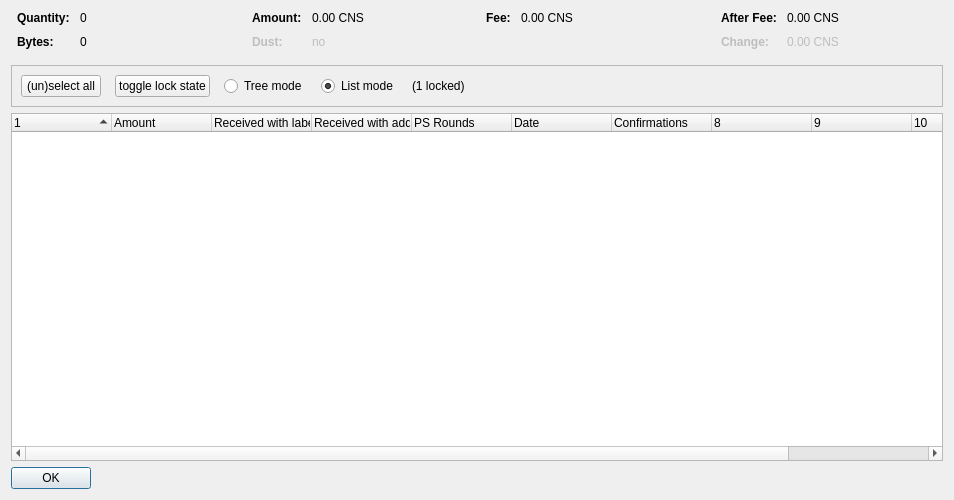
<?xml version="1.0" encoding="UTF-8"?>
<ui version="4.0">
 <class>CoinControlDialog</class>
 <widget class="QDialog" name="CoinControlDialog">
  <property name="geometry">
   <rect>
    <x>0</x>
    <y>0</y>
    <width>954</width>
    <height>500</height>
   </rect>
  </property>
  <property name="windowTitle">
   <string>Coin Selection</string>
  </property>
  <layout class="QVBoxLayout" name="verticalLayout">
   <item>
    <layout class="QHBoxLayout" name="horizontalLayoutTop" stretch="0,0,0,0">
     <property name="topMargin">
      <number>0</number>
     </property>
     <property name="bottomMargin">
      <number>10</number>
     </property>
     <item>
      <layout class="QFormLayout" name="formLayoutCoinControl1">
       <property name="horizontalSpacing">
        <number>10</number>
       </property>
       <property name="verticalSpacing">
        <number>10</number>
       </property>
       <property name="leftMargin">
        <number>6</number>
       </property>
       <property name="rightMargin">
        <number>6</number>
       </property>
       <item row="0" column="0">
        <widget class="QLabel" name="labelCoinControlQuantityText">
         <property name="font">
          <font>
           <weight>75</weight>
           <bold>true</bold>
          </font>
         </property>
         <property name="text">
          <string>Quantity:</string>
         </property>
        </widget>
       </item>
       <item row="0" column="1">
        <widget class="QLabel" name="labelCoinControlQuantity">
         <property name="cursor">
          <cursorShape>IBeamCursor</cursorShape>
         </property>
         <property name="contextMenuPolicy">
          <enum>Qt::ActionsContextMenu</enum>
         </property>
         <property name="text">
          <string notr="true">0</string>
         </property>
         <property name="textInteractionFlags">
          <set>Qt::LinksAccessibleByMouse|Qt::TextSelectableByKeyboard|Qt::TextSelectableByMouse</set>
         </property>
        </widget>
       </item>
       <item row="1" column="0">
        <widget class="QLabel" name="labelCoinControlBytesText">
         <property name="font">
          <font>
           <weight>75</weight>
           <bold>true</bold>
          </font>
         </property>
         <property name="text">
          <string>Bytes:</string>
         </property>
        </widget>
       </item>
       <item row="1" column="1">
        <widget class="QLabel" name="labelCoinControlBytes">
         <property name="cursor">
          <cursorShape>IBeamCursor</cursorShape>
         </property>
         <property name="contextMenuPolicy">
          <enum>Qt::ActionsContextMenu</enum>
         </property>
         <property name="text">
          <string notr="true">0</string>
         </property>
         <property name="textInteractionFlags">
          <set>Qt::LinksAccessibleByMouse|Qt::TextSelectableByKeyboard|Qt::TextSelectableByMouse</set>
         </property>
        </widget>
       </item>
      </layout>
     </item>
     <item>
      <layout class="QFormLayout" name="formLayoutCoinControl2">
       <property name="horizontalSpacing">
        <number>10</number>
       </property>
       <property name="verticalSpacing">
        <number>10</number>
       </property>
       <property name="leftMargin">
        <number>6</number>
       </property>
       <property name="rightMargin">
        <number>6</number>
       </property>
       <item row="0" column="0">
        <widget class="QLabel" name="labelCoinControlAmountText">
         <property name="font">
          <font>
           <weight>75</weight>
           <bold>true</bold>
          </font>
         </property>
         <property name="text">
          <string>Amount:</string>
         </property>
        </widget>
       </item>
       <item row="0" column="1">
        <widget class="QLabel" name="labelCoinControlAmount">
         <property name="cursor">
          <cursorShape>IBeamCursor</cursorShape>
         </property>
         <property name="contextMenuPolicy">
          <enum>Qt::ActionsContextMenu</enum>
         </property>
         <property name="text">
          <string notr="true">0.00 CNS</string>
         </property>
         <property name="textInteractionFlags">
          <set>Qt::LinksAccessibleByMouse|Qt::TextSelectableByKeyboard|Qt::TextSelectableByMouse</set>
         </property>
        </widget>
       </item>
       <item row="1" column="0">
        <widget class="QLabel" name="labelCoinControlLowOutputText">
         <property name="enabled">
          <bool>false</bool>
         </property>
         <property name="font">
          <font>
           <weight>75</weight>
           <bold>true</bold>
          </font>
         </property>
         <property name="text">
          <string>Dust:</string>
         </property>
        </widget>
       </item>
       <item row="1" column="1">
        <widget class="QLabel" name="labelCoinControlLowOutput">
         <property name="enabled">
          <bool>false</bool>
         </property>
         <property name="cursor">
          <cursorShape>IBeamCursor</cursorShape>
         </property>
         <property name="contextMenuPolicy">
          <enum>Qt::ActionsContextMenu</enum>
         </property>
         <property name="text">
          <string notr="true">no</string>
         </property>
         <property name="textInteractionFlags">
          <set>Qt::LinksAccessibleByMouse|Qt::TextSelectableByKeyboard|Qt::TextSelectableByMouse</set>
         </property>
        </widget>
       </item>
      </layout>
     </item>
     <item>
      <layout class="QFormLayout" name="formLayoutCoinControl3">
       <property name="horizontalSpacing">
        <number>10</number>
       </property>
       <property name="verticalSpacing">
        <number>10</number>
       </property>
       <property name="leftMargin">
        <number>6</number>
       </property>
       <property name="rightMargin">
        <number>6</number>
       </property>
       <item row="0" column="0">
        <widget class="QLabel" name="labelCoinControlFeeText">
         <property name="font">
          <font>
           <weight>75</weight>
           <bold>true</bold>
          </font>
         </property>
         <property name="text">
          <string>Fee:</string>
         </property>
        </widget>
       </item>
       <item row="0" column="1">
        <widget class="QLabel" name="labelCoinControlFee">
         <property name="cursor">
          <cursorShape>IBeamCursor</cursorShape>
         </property>
         <property name="contextMenuPolicy">
          <enum>Qt::ActionsContextMenu</enum>
         </property>
         <property name="text">
          <string notr="true">0.00 CNS</string>
         </property>
         <property name="textInteractionFlags">
          <set>Qt::LinksAccessibleByMouse|Qt::TextSelectableByKeyboard|Qt::TextSelectableByMouse</set>
         </property>
        </widget>
       </item>
      </layout>
     </item>
     <item>
      <layout class="QFormLayout" name="formLayoutCoinControl4">
       <property name="horizontalSpacing">
        <number>10</number>
       </property>
       <property name="verticalSpacing">
        <number>10</number>
       </property>
       <property name="leftMargin">
        <number>6</number>
       </property>
       <property name="rightMargin">
        <number>6</number>
       </property>
       <item row="0" column="0">
        <widget class="QLabel" name="labelCoinControlAfterFeeText">
         <property name="font">
          <font>
           <weight>75</weight>
           <bold>true</bold>
          </font>
         </property>
         <property name="text">
          <string>After Fee:</string>
         </property>
        </widget>
       </item>
       <item row="0" column="1">
        <widget class="QLabel" name="labelCoinControlAfterFee">
         <property name="cursor">
          <cursorShape>IBeamCursor</cursorShape>
         </property>
         <property name="contextMenuPolicy">
          <enum>Qt::ActionsContextMenu</enum>
         </property>
         <property name="text">
          <string notr="true">0.00 CNS</string>
         </property>
         <property name="textInteractionFlags">
          <set>Qt::LinksAccessibleByMouse|Qt::TextSelectableByKeyboard|Qt::TextSelectableByMouse</set>
         </property>
        </widget>
       </item>
       <item row="1" column="0">
        <widget class="QLabel" name="labelCoinControlChangeText">
         <property name="enabled">
          <bool>false</bool>
         </property>
         <property name="font">
          <font>
           <weight>75</weight>
           <bold>true</bold>
          </font>
         </property>
         <property name="text">
          <string>Change:</string>
         </property>
        </widget>
       </item>
       <item row="1" column="1">
        <widget class="QLabel" name="labelCoinControlChange">
         <property name="enabled">
          <bool>false</bool>
         </property>
         <property name="cursor">
          <cursorShape>IBeamCursor</cursorShape>
         </property>
         <property name="contextMenuPolicy">
          <enum>Qt::ActionsContextMenu</enum>
         </property>
         <property name="text">
          <string notr="true">0.00 CNS</string>
         </property>
         <property name="textInteractionFlags">
          <set>Qt::LinksAccessibleByMouse|Qt::TextSelectableByKeyboard|Qt::TextSelectableByMouse</set>
         </property>
        </widget>
       </item>
      </layout>
     </item>
    </layout>
   </item>
   <item>
    <widget class="QFrame" name="frame">
     <property name="minimumSize">
      <size>
       <width>0</width>
       <height>40</height>
      </size>
     </property>
     <property name="frameShape">
      <enum>QFrame::StyledPanel</enum>
     </property>
     <property name="frameShadow">
      <enum>QFrame::Sunken</enum>
     </property>
     <layout class="QHBoxLayout" name="horizontalLayout">
      <item>
       <layout class="QHBoxLayout" name="horizontalLayoutPanel" stretch="0,0,0,0,0,0">
        <property name="spacing">
         <number>14</number>
        </property>
        <item>
         <widget class="QPushButton" name="pushButtonSelectAll">
          <property name="sizePolicy">
           <sizepolicy hsizetype="Maximum" vsizetype="Fixed">
            <horstretch>0</horstretch>
            <verstretch>0</verstretch>
           </sizepolicy>
          </property>
          <property name="text">
           <string>(un)select all</string>
          </property>
          <property name="autoDefault">
           <bool>false</bool>
          </property>
         </widget>
        </item>
        <item>
         <widget class="QPushButton" name="pushButtonToggleLock">
          <property name="sizePolicy">
           <sizepolicy hsizetype="Maximum" vsizetype="Fixed">
            <horstretch>0</horstretch>
            <verstretch>0</verstretch>
           </sizepolicy>
          </property>
          <property name="text">
           <string>toggle lock state</string>
          </property>
          <property name="autoDefault">
           <bool>false</bool>
          </property>
         </widget>
        </item>
        <item>
         <widget class="QRadioButton" name="radioTreeMode">
          <property name="sizePolicy">
           <sizepolicy hsizetype="Maximum" vsizetype="Fixed">
            <horstretch>0</horstretch>
            <verstretch>0</verstretch>
           </sizepolicy>
          </property>
          <property name="text">
           <string>Tree mode</string>
          </property>
         </widget>
        </item>
        <item>
         <widget class="QRadioButton" name="radioListMode">
          <property name="sizePolicy">
           <sizepolicy hsizetype="Maximum" vsizetype="Fixed">
            <horstretch>0</horstretch>
            <verstretch>0</verstretch>
           </sizepolicy>
          </property>
          <property name="text">
           <string>List mode</string>
          </property>
          <property name="checked">
           <bool>true</bool>
          </property>
         </widget>
        </item>
        <item>
         <widget class="QLabel" name="labelLocked">
          <property name="text">
           <string>(1 locked)</string>
          </property>
         </widget>
        </item>
        <item>
         <spacer name="horizontalSpacer">
          <property name="orientation">
           <enum>Qt::Horizontal</enum>
          </property>
          <property name="sizeHint" stdset="0">
           <size>
            <width>40</width>
            <height>20</height>
           </size>
          </property>
         </spacer>
        </item>
       </layout>
      </item>
     </layout>
    </widget>
   </item>
   <item>
    <widget class="CoinControlTreeWidget" name="treeWidget">
     <property name="contextMenuPolicy">
      <enum>Qt::CustomContextMenu</enum>
     </property>
     <property name="sortingEnabled">
      <bool>false</bool>
     </property>
     <property name="columnCount">
      <number>11</number>
     </property>
     <attribute name="headerShowSortIndicator" stdset="0">
      <bool>true</bool>
     </attribute>
     <attribute name="headerStretchLastSection">
      <bool>false</bool>
     </attribute>
     <column>
      <property name="text">
       <string/>
      </property>
     </column>
     <column>
      <property name="text">
       <string>Amount</string>
      </property>
     </column>
     <column>
      <property name="text">
       <string>Received with label</string>
      </property>
     </column>
     <column>
      <property name="text">
       <string>Received with address</string>
      </property>
     </column>
     <column>
      <property name="text">
       <string>PS Rounds</string>
      </property>
     </column>
     <column>
      <property name="text">
       <string>Date</string>
      </property>
     </column>
     <column>
      <property name="text">
       <string>Confirmations</string>
      </property>
      <property name="toolTip">
       <string>Confirmed</string>
      </property>
     </column>
     <column>
      <property name="text">
       <string/>
      </property>
     </column>
     <column>
      <property name="text">
       <string/>
      </property>
     </column>
     <column>
      <property name="text">
       <string/>
      </property>
     </column>
     <column>
      <property name="text">
       <string/>
      </property>
     </column>
    </widget>
   </item>
   <item>
    <widget class="QDialogButtonBox" name="buttonBox">
     <property name="sizePolicy">
      <sizepolicy hsizetype="Maximum" vsizetype="Fixed">
       <horstretch>0</horstretch>
       <verstretch>0</verstretch>
      </sizepolicy>
     </property>
     <property name="orientation">
      <enum>Qt::Horizontal</enum>
     </property>
     <property name="standardButtons">
      <set>QDialogButtonBox::Ok</set>
     </property>
    </widget>
   </item>
  </layout>
 </widget>
 <customwidgets>
  <customwidget>
   <class>CoinControlTreeWidget</class>
   <extends>QTreeWidget</extends>
   <header>coincontroltreewidget.h</header>
  </customwidget>
 </customwidgets>
 <resources/>
 <connections/>
</ui>
